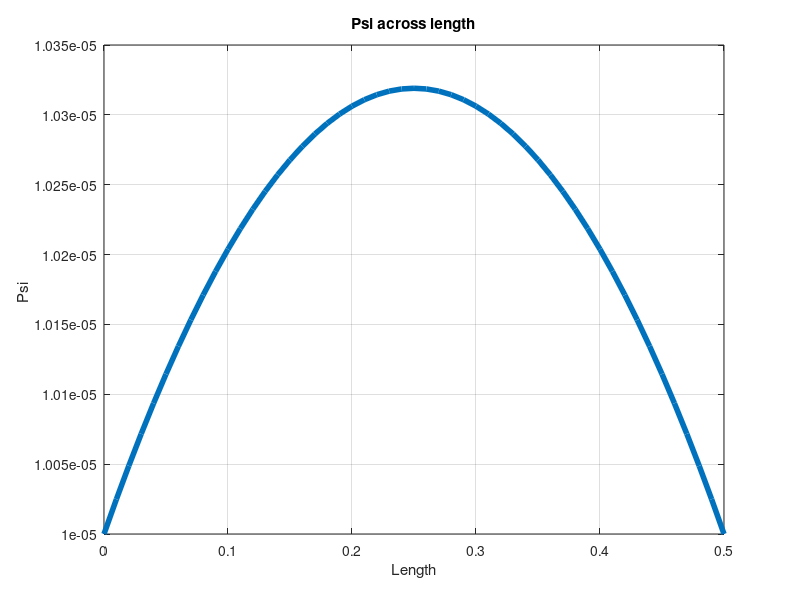

This chart was generated by the following MATLAB code:
clear all
clc
clf
a = 0.5; %in nm 
delx =0.01;
x = 0:delx:a;
N = a/delx + 1;
E = 1.50;
psi = ones(N,1);
ae = zeros(N,1);
aw = zeros(N,1);
ap = zeros(N,1);
su = zeros(N,1);
for i = 1:N
    psi(i) = sin(3.1415*x(i)/a);
end
plot (x,psi,'LineWidth',4);
title ("Psi across length")   ;
ylabel("Psi ");
xlabel("Length");
box  on ;
grid on ;
pause();
for i = 2:N-1
    ap(i) = -2/(delx*delx) + 0.663*E;
    ae(i) = 1.0/(delx*delx);
    aw(i) = 1.0/(delx*delx);
    su(i) = 0.0;
end
i=1;
ap(i) = 1.0;
ae(i) = 0.0;
aw(i) = 0.0;
su(i) = 0.00001;
i=N;
ap(i) = 1.0;
ae(i) = 0.0;
aw(i) = 0.0;
su(i) = 0.00001;

for i = 1:N
    if(ap(i) == 0)
        disp ("Error ap becomes zero");
        i
    end
end

ae(1) = ae(1)/ap(1);
su(1) = su(1)/ap(1);
ap(1) = 1.0;
for i = 2:N 
  ap(i) = ap(i) - ae(i-1)*aw(i)/ap(i-1) ;
  su(i) = su(i) - su(i-1)*aw(i)/ap(i-1) ;
  aw(i) = 0;
  ae(i) = ae(i) / ap(i);
  aw(i) = aw(i) / ap(i);
  su(i) = su(i) / ap(i);
  ap(i) = 1.0;
end

psi(N) = su(N)/ap(N);
for i = 2 : N
    j = N-i + 1;
    psi(j) = (su(j) - ae(j)*psi(j+1))/(ap(i)) ;
end

% For plotting properly
plot (x,psi,'LineWidth',4);
title ("Psi across length")   ;
ylabel("Psi ");
xlabel("Length");
box  on ;
grid on ;
